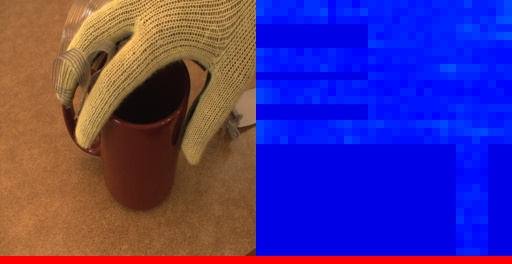
#> input picture Task_3/images/000091.jpg, 512 x 264 px; its folder holds only this picture in this run
$ python Task_3.py
#> lines starting #> are read from the running program, lines starting #| are printed output that depends on the picture; long printed decimals are rounded
from PIL import Image
import numpy as np
import pandas as pd
import os

def load_images(folder):
#> called with folder = 'images'
    images = []
    for filename in os.listdir(folder):
        if filename.endswith(".jpg") or filename.endswith(".png"):
            img_path = os.path.join(folder, filename)

            with Image.open(img_path) as img:
#> img is the input picture: PIL image 512x264 RGB; mean R, G, B 74.7, 52, 143.3
                if img is not None:
                    images.append((filename, img.copy()))
    return images


def process_image(image):
    img_array = np.array(image)

    height, width, _ = img_array.shape

    newWidth =width // 2
    pressure_data = img_array[:, newWidth:]

    r = pressure_data[:, :, 0]
    g = pressure_data[:, :, 1]
    b = pressure_data[:, :, 2]

    gray = 0.2989 * r + 0.5870 * g + 0.1140 * b

    norm = gray / 255.0


    section_boundaries = [
        (0, int(0.1 * height)),
        (int(0.2 * height), int(0.3 * height)),
        (int(0.35 * height), int(0.45 * height)),
        (int(0.5 * height), int(0.6 * height)),
        (int(0.6 * height), height)
    ]

    finger_pressures = []

    for i, (start_row, end_row) in enumerate(section_boundaries):
        if i != 4 :
            if i!=3:
                section = norm[start_row:end_row, : int(0.4*newWidth)]
            else :
                section = norm[start_row:end_row, : int(0.4*newWidth)]
        else :
            section = norm[start_row:end_row, int(0.75*newWidth):int(0.87*newWidth)]


        avg_pressure = np.mean(section)
        finger_pressures.append(avg_pressure)
        print(f"Section {i+1} average pressure: {avg_pressure}")


    threshold = 0.193
    finger_binary = []
    for pressure in finger_pressures:
        if pressure > threshold:
            finger_binary.append(1)
        else:
            finger_binary.append(0)

    finger_binary.reverse()

    return finger_binary


def save_to_excel(data, output_file):
    df = pd.DataFrame(data, columns=["Image", "Thumb", "Index", "Middle", "Ring", "Little"])
    df.to_excel(output_file, index=False)

if __name__ == "__main__":

    folder_path = "images"
    images = load_images(folder_path)
#> images = 1 item

    data = []
    for filename, image in images:
        print(f"{filename} :")
        finger_binary = process_image(image)
        data.append([filename] + finger_binary)
#> this loop made 1 pass
#> (filename, height in process_image, width in process_image, newWidth in process_image, section_boundaries in process_image, threshold in process_image, finger_binary) on pass 1: ('000091.jpg', 264, 512, 256, [(0, 26), (52, 79), (92, 118), (132, 158), (158, 264)], 0.193, [0, 0, 0, 0, 0])
#| 000091.jpg :
#| Section 1 average pressure: 0.1806
#| Section 2 average pressure: 0.1516
#| Section 3 average pressure: 0.1431
#| Section 4 average pressure: 0.1436
#| Section 5 average pressure: 0.1589
#> pass 1, in process_image, `pressure_data = img_array[:, newWidth:]`:
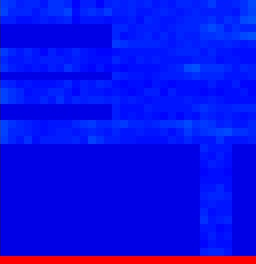
#> pressure_data: shape (264, 256, 3); mean R, G, B 8.2, 14.2, 235.5
#> pass 1, in process_image, `r = pressure_data[:, :, 0]`:
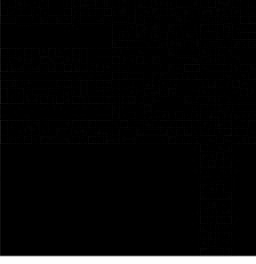
#> r: shape (264, 256); min 0, max 254, mean 8.2
#> pass 1, in process_image, `g = pressure_data[:, :, 1]`:
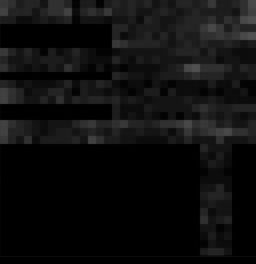
#> g: shape (264, 256); min 0, max 81, mean 14.2
#> pass 1, in process_image, `b = pressure_data[:, :, 2]`:
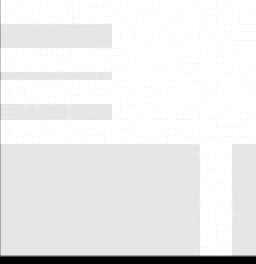
#> b: shape (264, 256); min 0, max 255, mean 235.5
#> after the loop, data = [['000091.jpg', 0, 0, 0, 0, 0]]

    output_file = "finger_pressure_data.xlsx"
    save_to_excel(data, output_file)
#> in save_to_excel, `df = pd.DataFrame(data, columns=["Image", "Thumb", "Index", "Middle", ..`: df = table of 1 rows and 6 columns
    print(f"Data saved to {output_file}")

$ run again, on Task_3/images/000095.jpg
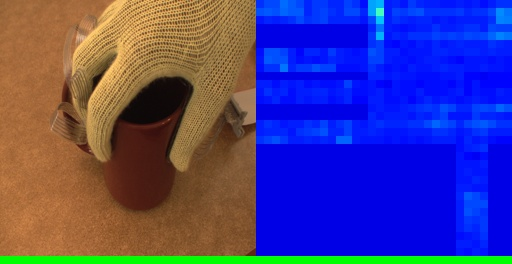
#> input picture Task_3/images/000095.jpg, 512 x 264 px
#> in load_images, img is the input picture: PIL image 512x264 RGB; mean R, G, B 69.2, 63.8, 144
#> images = 1 item
#> the loop `for filename, image in images:` made 1 pass
#> (filename, height in process_image, width in process_image, newWidth in process_image, section_boundaries in process_image, threshold in process_image, finger_binary) on pass 1: ('000095.jpg', 264, 512, 256, [(0, 26), (52, 79), (92, 118), (132, 158), (158, 264)], 0.193, [1, 0, 0, 0, 1])
#> (printed output is left out)
#> pass 1, in process_image, `pressure_data = img_array[:, newWidth:]`:
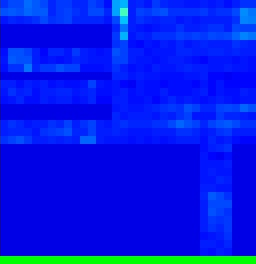
#> pressure_data: shape (264, 256, 3); mean R, G, B 0.8, 27, 235.3
#> pass 1, in process_image, `g = pressure_data[:, :, 1]`:
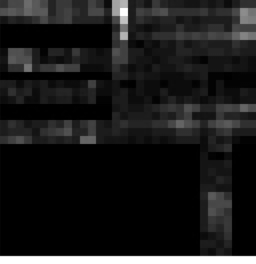
#> g: shape (264, 256); min 0, max 255, mean 27
#> after the loop `for filename, image in images:`: data = [['000095.jpg', 1, 0, 0, 0, 1]]
#> df = table of 1 rows and 6 columns
